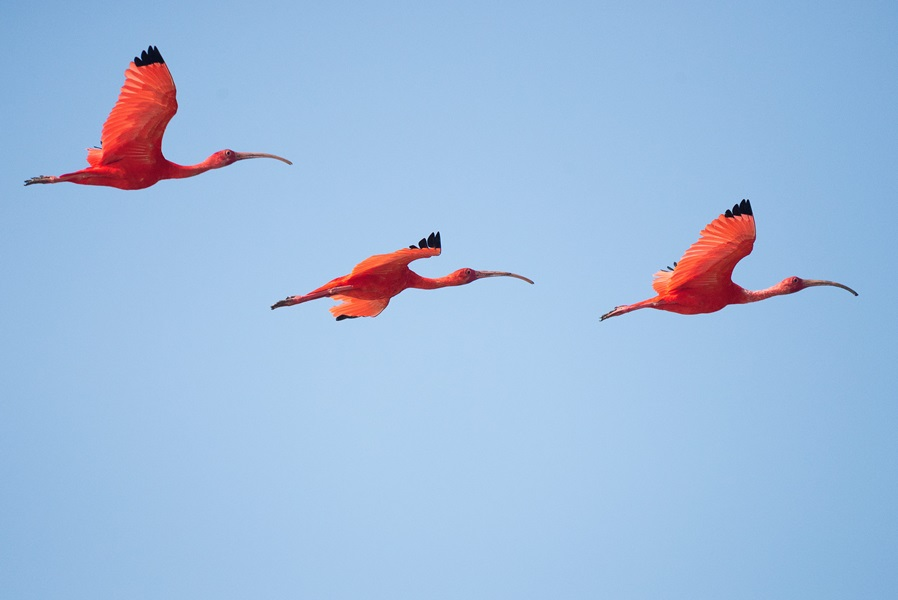
#> input picture simple_remove_object/img/birds.jpg, 898 x 600 px, found by its file name
$ jupyter execute s0r_e01.ipynb
#> lines starting #> are read from the running program, lines starting #| are printed output that depends on the picture; after the words box and inside, x2 and y2 are one past the last pixel; in counts of white or black regions, pixels touching at a corner belong together
## Import Required Libraries

[cell 1]
import cv2 as cv
import numpy as np

# Part I

* ### Create Mask without Python

[cell 2]
img = cv.imread(r"img\birds.jpg")
#> img is the input picture: shape (600, 898, 3); mean B, G, R 222.1, 187.9, 158.3
img_mask = cv.imread(r"img\birds_mask.jpg", 0)
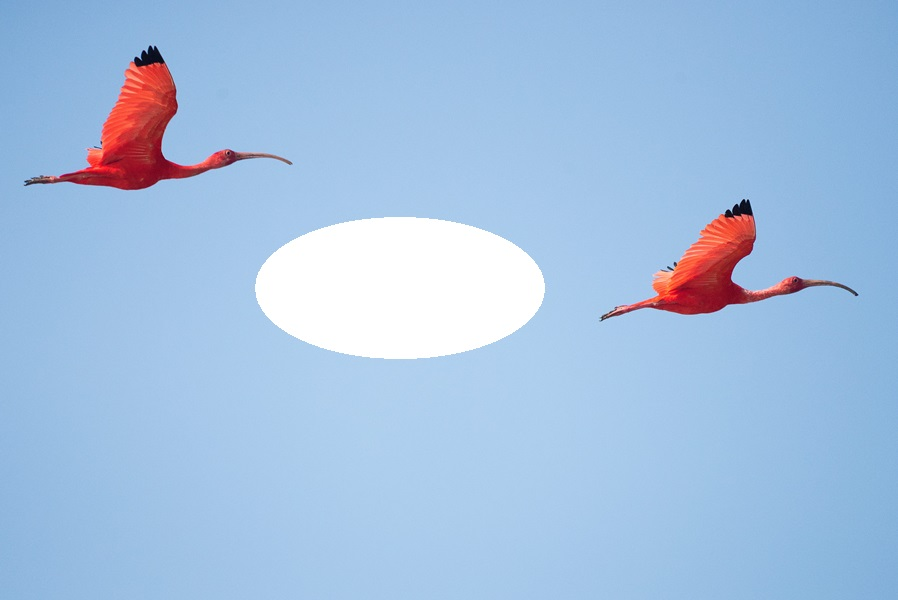
#> input picture simple_remove_object/img/birds_mask.jpg, 898 x 600 px, found by its file name
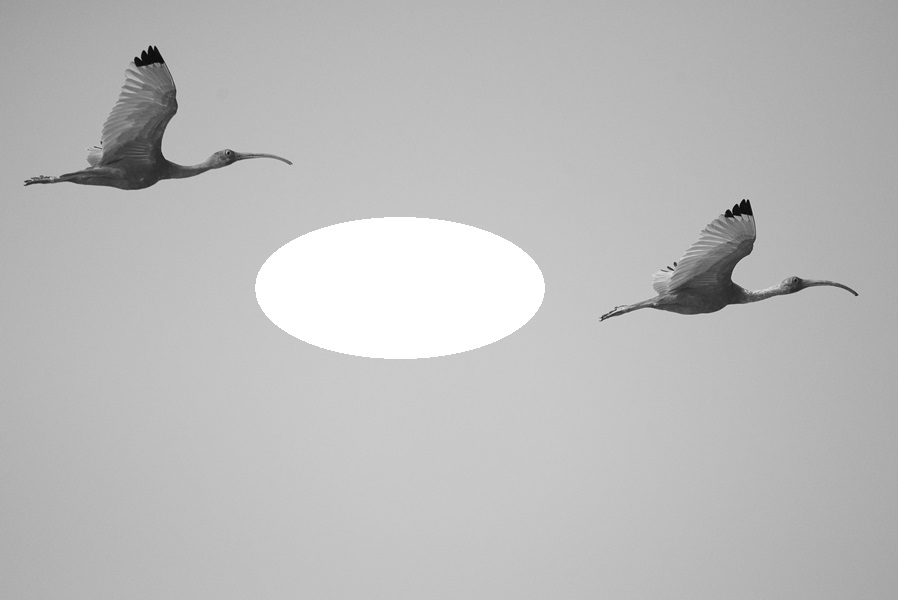
#> img_mask: shape (600, 898); min 2, max 255, mean 187.5
shape = img.shape
#> shape = (600, 898, 3)

[cell 3]
val, msk = cv.threshold(img_mask, 240, 255, cv.THRESH_BINARY)
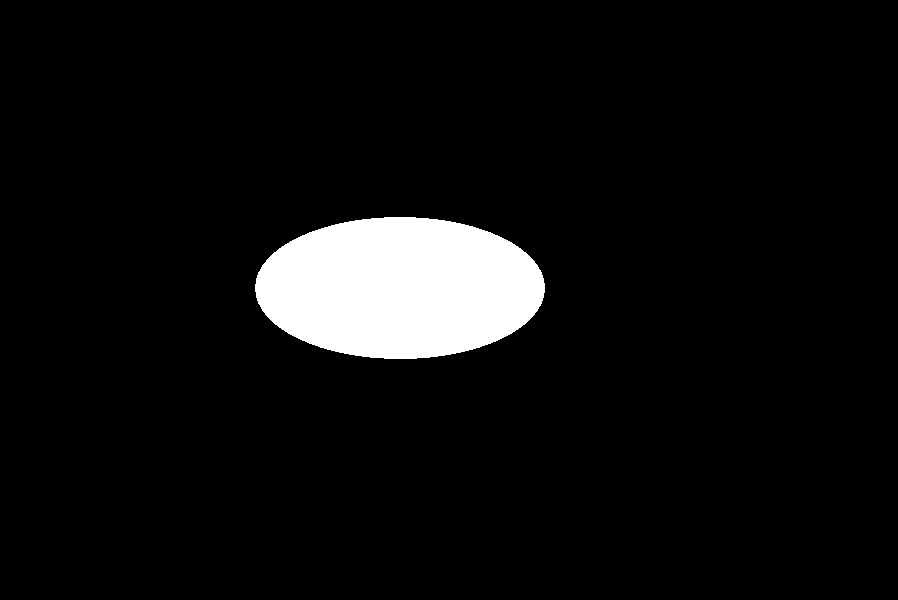
#> msk: shape (600, 898); 6% white; 1 white region, box (x1, y1, x2, y2) and area: (255, 217, 545, 359) 32369
result_img = cv.inpaint(img, msk, 4, flags=cv.INPAINT_TELEA)

## Save & Show Result of Part I

[cell 4]
cv.imwrite(r"img\mask.jpg", msk)
cv.imwrite(r"img\Result_inamge.jpg", result_img)
cv.imshow("Result", result_img)
cv.waitKey(0)
cv.destroyAllWindows()

## Part II

* ### Create Mask with Python

[cell 5]
convas = np.zeros((shape[:2]))
img_msk = cv.ellipse(convas, (400, 285), (150, 70), 0, 0, 360, (255, 255, 255), -1)
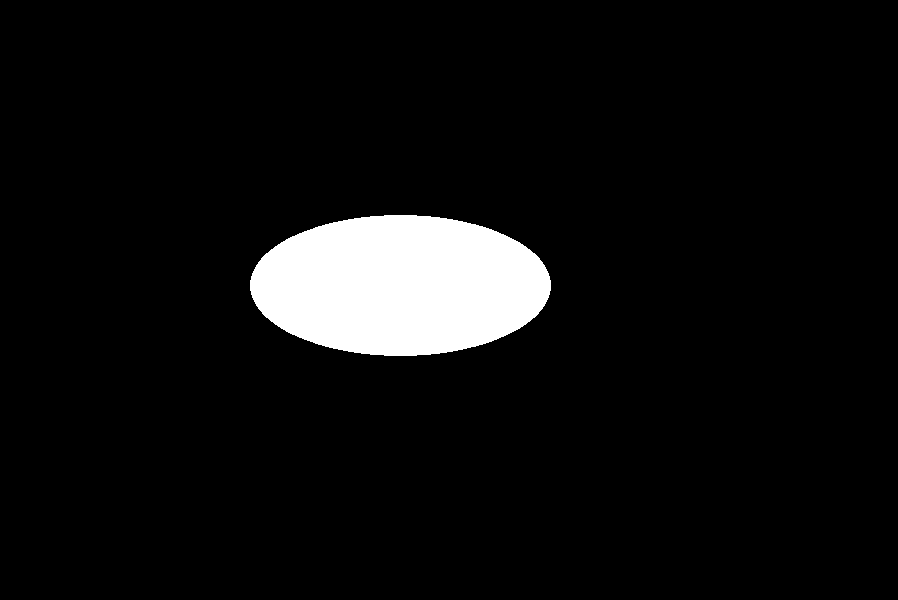
#> convas: shape (600, 898) float64; 6.2% white; 1 white region, box (x1, y1, x2, y2) and area: (250, 215, 551, 356) 33281

[cell 6]
val, msk = cv.threshold(img_mask, 240, 255, cv.THRESH_BINARY)
mask_on_img = cv.bitwise_and(img, img, mask=msk)
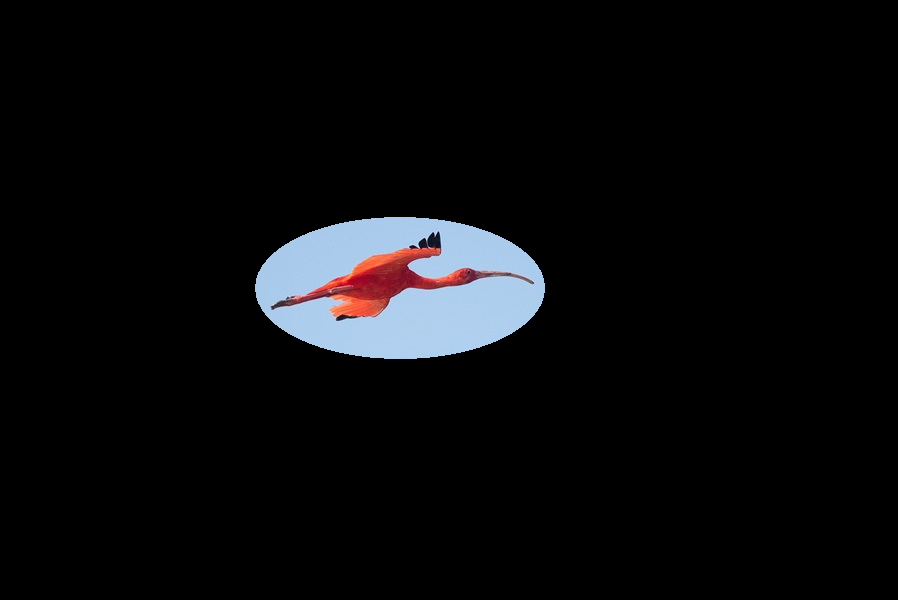
#> mask_on_img: shape (600, 898, 3); mean B, G, R 12.2, 10.7, 10.3
result = cv.inpaint(img, msk, 4, flags=cv.INPAINT_TELEA)
